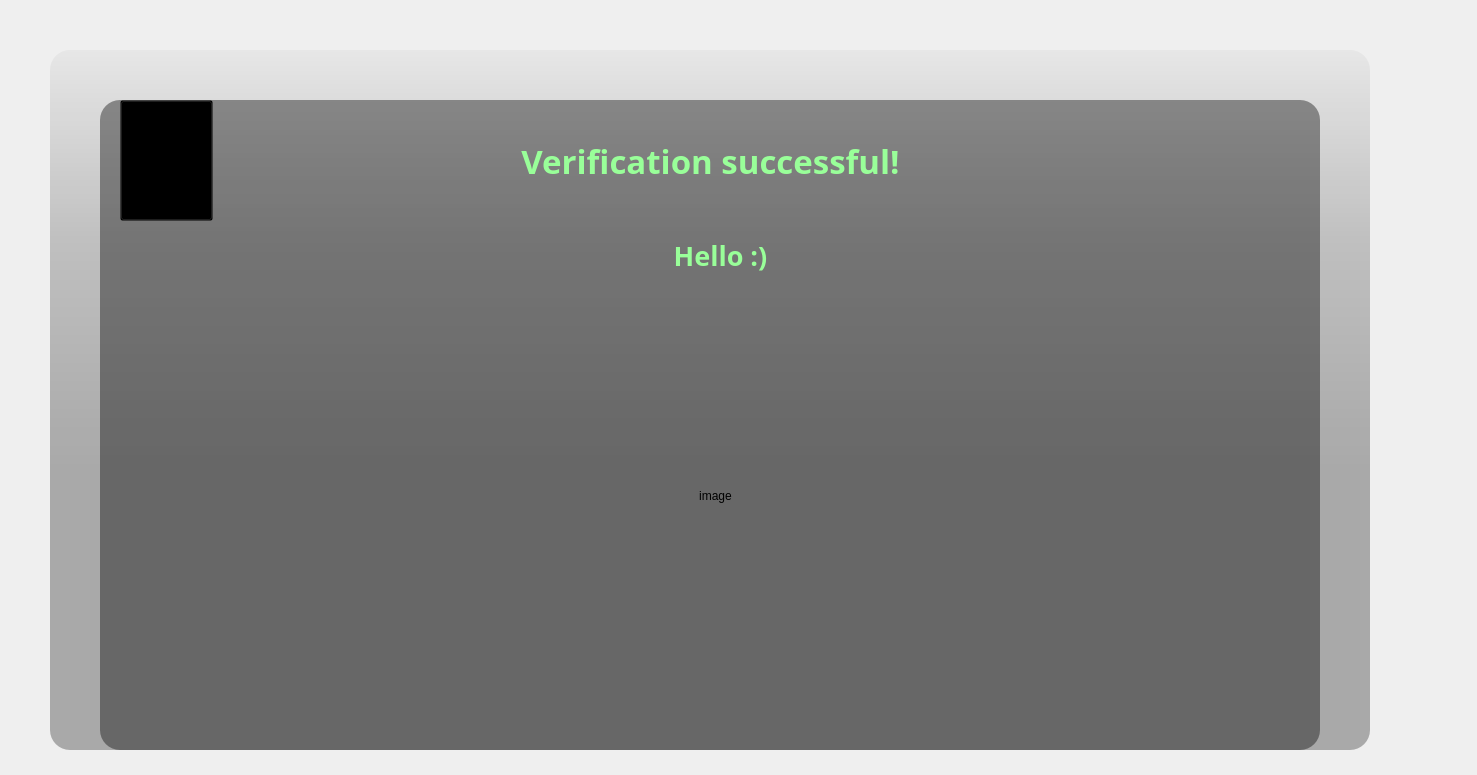
<?xml version="1.0" encoding="UTF-8"?>
<ui version="4.0">
 <class>MainWindow</class>
 <widget class="QMainWindow" name="MainWindow">
  <property name="geometry">
   <rect>
    <x>0</x>
    <y>0</y>
    <width>1477</width>
    <height>775</height>
   </rect>
  </property>
  <property name="windowTitle">
   <string>MainWindow</string>
  </property>
  <widget class="QWidget" name="centralwidget">
   <widget class="QLabel" name="label_2">
    <property name="geometry">
     <rect>
      <x>50</x>
      <y>50</y>
      <width>1320</width>
      <height>700</height>
     </rect>
    </property>
    <property name="styleSheet">
     <string notr="true">background-color: qlineargradient(spread:pad, x1:0, y1:0, x2:0, y2:0.715909, stop:0 rgba(0,0,0,9), stop:0.375 rgba(0,0,0,50), stop:0.835227 rgba(0,0,0,75));
border-radius: 20px;</string>
    </property>
    <property name="text">
     <string/>
    </property>
   </widget>
   <widget class="QLabel" name="background_label">
    <property name="geometry">
     <rect>
      <x>50</x>
      <y>50</y>
      <width>1320</width>
      <height>700</height>
     </rect>
    </property>
    <property name="styleSheet">
     <string notr="true">border-radius: 20px;
background-image: url(:/images/images/las.jpg);</string>
    </property>
    <property name="text">
     <string/>
    </property>
   </widget>
   <widget class="QLabel" name="label_3">
    <property name="geometry">
     <rect>
      <x>100</x>
      <y>100</y>
      <width>1220</width>
      <height>650</height>
     </rect>
    </property>
    <property name="styleSheet">
     <string notr="true">background-color: rgba(0,0,0,100);
border-radius: 20px;</string>
    </property>
    <property name="text">
     <string/>
    </property>
   </widget>
   <widget class="QLabel" name="password_info_label">
    <property name="geometry">
     <rect>
      <x>520</x>
      <y>580</y>
      <width>381</width>
      <height>31</height>
     </rect>
    </property>
    <property name="font">
     <font>
      <family>Nirmala UI Semilight</family>
      <pointsize>10</pointsize>
     </font>
    </property>
    <property name="styleSheet">
     <string notr="true">color: rgb(179, 179, 179);</string>
    </property>
    <property name="text">
     <string/>
    </property>
   </widget>
   <widget class="QLabel" name="conf_password_info_label">
    <property name="geometry">
     <rect>
      <x>520</x>
      <y>520</y>
      <width>381</width>
      <height>16</height>
     </rect>
    </property>
    <property name="font">
     <font>
      <family>Nirmala UI Semilight</family>
      <pointsize>10</pointsize>
     </font>
    </property>
    <property name="styleSheet">
     <string notr="true">color: rgb(179, 179, 179);</string>
    </property>
    <property name="text">
     <string/>
    </property>
   </widget>
   <widget class="QLabel" name="label_4">
    <property name="geometry">
     <rect>
      <x>100</x>
      <y>100</y>
      <width>1221</width>
      <height>121</height>
     </rect>
    </property>
    <property name="font">
     <font>
      <family>Nirmala UI Semilight</family>
      <pointsize>25</pointsize>
      <weight>75</weight>
      <bold>true</bold>
     </font>
    </property>
    <property name="styleSheet">
     <string notr="true">color: rgb(153, 255, 153);</string>
    </property>
    <property name="text">
     <string>Verification successful!</string>
    </property>
    <property name="alignment">
     <set>Qt::AlignCenter</set>
    </property>
   </widget>
   <widget class="QPushButton" name="back_button">
    <property name="geometry">
     <rect>
      <x>120</x>
      <y>100</y>
      <width>93</width>
      <height>121</height>
     </rect>
    </property>
    <property name="styleSheet">
     <string notr="true">background-color: rgba(0, 0, 0,0);
</string>
    </property>
    <property name="text">
     <string/>
    </property>
    <property name="icon">
     <iconset>
      <normaloff>:/images/back.png</normaloff>:/images/back.png</iconset>
    </property>
    <property name="iconSize">
     <size>
      <width>60</width>
      <height>60</height>
     </size>
    </property>
   </widget>
   <widget class="QLabel" name="name_label">
    <property name="geometry">
     <rect>
      <x>580</x>
      <y>200</y>
      <width>281</width>
      <height>111</height>
     </rect>
    </property>
    <property name="font">
     <font>
      <family>Nirmala UI Semilight</family>
      <pointsize>20</pointsize>
      <weight>75</weight>
      <bold>true</bold>
     </font>
    </property>
    <property name="styleSheet">
     <string notr="true">color: rgb(153, 255, 153);</string>
    </property>
    <property name="text">
     <string>Hello :)</string>
    </property>
    <property name="alignment">
     <set>Qt::AlignCenter</set>
    </property>
   </widget>
   <widget class="QLabel" name="username_info_label">
    <property name="geometry">
     <rect>
      <x>520</x>
      <y>310</y>
      <width>381</width>
      <height>31</height>
     </rect>
    </property>
    <property name="font">
     <font>
      <family>Nirmala UI Semilight</family>
      <pointsize>12</pointsize>
      <weight>75</weight>
      <bold>true</bold>
     </font>
    </property>
    <property name="styleSheet">
     <string notr="true">color: rgb(255, 108, 108);</string>
    </property>
    <property name="text">
     <string/>
    </property>
    <property name="alignment">
     <set>Qt::AlignCenter</set>
    </property>
   </widget>
   <widget class="QLabel" name="image_label">
    <property name="geometry">
     <rect>
      <x>330</x>
      <y>300</y>
      <width>771</width>
      <height>391</height>
     </rect>
    </property>
    <property name="text">
     <string>image</string>
    </property>
    <property name="alignment">
     <set>Qt::AlignCenter</set>
    </property>
   </widget>
   <zorder>background_label</zorder>
   <zorder>label_2</zorder>
   <zorder>label_3</zorder>
   <zorder>password_info_label</zorder>
   <zorder>conf_password_info_label</zorder>
   <zorder>label_4</zorder>
   <zorder>back_button</zorder>
   <zorder>name_label</zorder>
   <zorder>username_info_label</zorder>
   <zorder>image_label</zorder>
  </widget>
 </widget>
 <resources/>
 <connections/>
</ui>
